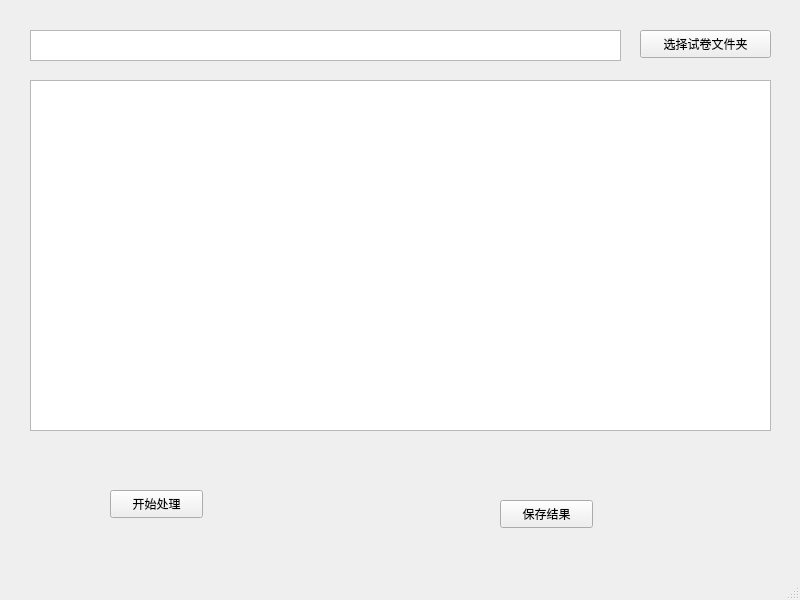
<?xml version="1.0" encoding="UTF-8"?>
<ui version="4.0">
 <class>preprocessingPapersWindow</class>
 <widget class="QMainWindow" name="preprocessingPapersWindow">
  <property name="geometry">
   <rect>
    <x>0</x>
    <y>0</y>
    <width>800</width>
    <height>600</height>
   </rect>
  </property>
  <property name="windowTitle">
   <string>预处理试卷</string>
  </property>
  <widget class="QWidget" name="centralwidget">
   <widget class="QTextEdit" name="textEditPreprocessingFolder">
    <property name="geometry">
     <rect>
      <x>30</x>
      <y>30</y>
      <width>591</width>
      <height>31</height>
     </rect>
    </property>
   </widget>
   <widget class="QPushButton" name="pushButtonChoiceFolder">
    <property name="geometry">
     <rect>
      <x>640</x>
      <y>30</y>
      <width>131</width>
      <height>28</height>
     </rect>
    </property>
    <property name="text">
     <string>选择试卷文件夹</string>
    </property>
   </widget>
   <widget class="QTextEdit" name="textEditPreprocessingFileList">
    <property name="geometry">
     <rect>
      <x>30</x>
      <y>80</y>
      <width>741</width>
      <height>351</height>
     </rect>
    </property>
   </widget>
   <widget class="QPushButton" name="pushButtonStartHandle">
    <property name="geometry">
     <rect>
      <x>110</x>
      <y>490</y>
      <width>93</width>
      <height>28</height>
     </rect>
    </property>
    <property name="text">
     <string>开始处理</string>
    </property>
   </widget>
   <widget class="QPushButton" name="pushButtonSaveResult">
    <property name="geometry">
     <rect>
      <x>500</x>
      <y>500</y>
      <width>93</width>
      <height>28</height>
     </rect>
    </property>
    <property name="text">
     <string>保存结果</string>
    </property>
   </widget>
  </widget>
  <widget class="QStatusBar" name="statusBarPreprocessing"/>
 </widget>
 <resources/>
 <connections/>
</ui>
